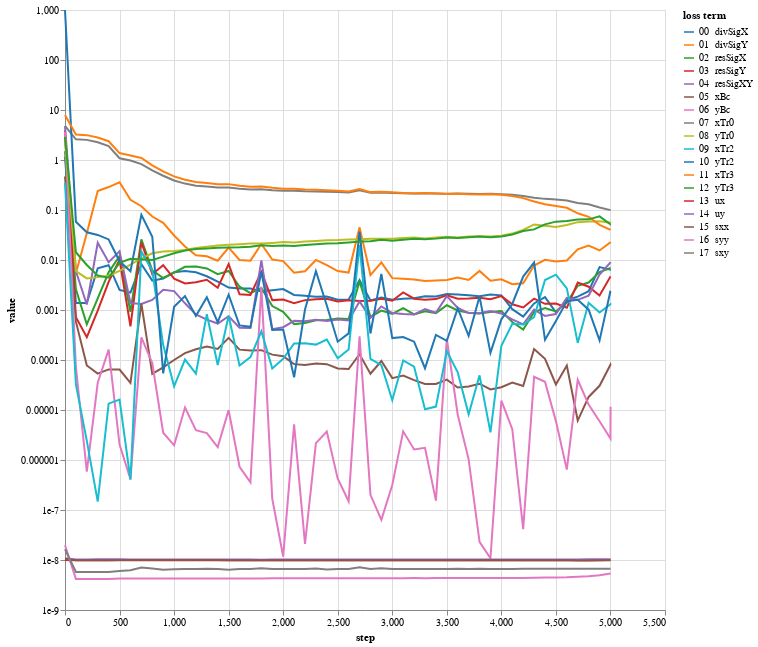

The code cell stored with this chart in its notebook:
### Code cell
bcNames = ['xBc','yBc','xTr0','yTr0','xTr2','yTr2','xTr3','yTr3','ux','uy','sxx','syy','sxy']
lossPlot(losshistory, bcNames, dropFirstStep=True, scaleType='log').properties(width=600, height=600)
